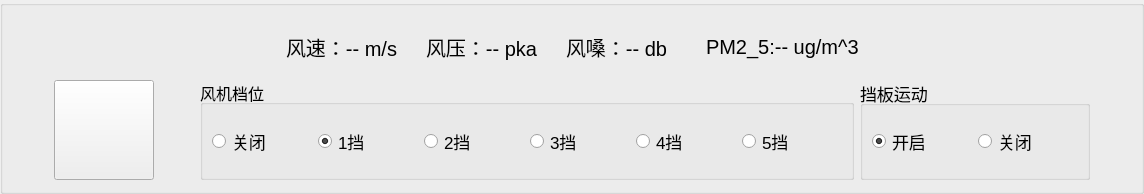
        <widget class="QGroupBox" name="groupBox_3">
         <property name="styleSheet">
          <string notr="true">QGroupBox
{
   border-color: rgb(98, 98, 98);
}</string>
         </property>
         <property name="title">
          <string/>
         </property>
         <layout class="QVBoxLayout" name="verticalLayout_4" stretch="1,2">
          <item>
           <widget class="QGroupBox" name="groupBox_8">
            <property name="styleSheet">
             <string notr="true">QGroupBox
{
border:0px;
}</string>
            </property>
            <property name="title">
             <string/>
            </property>
            <layout class="QHBoxLayout" name="horizontalLayout_3">
             <property name="spacing">
              <number>20</number>
             </property>
             <item>
              <spacer name="horizontalSpacer_2">
               <property name="orientation">
                <enum>Qt::Horizontal</enum>
               </property>
               <property name="sizeHint" stdset="0">
                <size>
                 <width>124</width>
                 <height>20</height>
                </size>
               </property>
              </spacer>
             </item>
             <item>
              <widget class="QLabel" name="label_fengsu">
               <property name="minimumSize">
                <size>
                 <width>120</width>
                 <height>0</height>
                </size>
               </property>
               <property name="maximumSize">
                <size>
                 <width>7777</width>
                 <height>16777215</height>
                </size>
               </property>
               <property name="font">
                <font>
                 <pointsize>15</pointsize>
                </font>
               </property>
               <property name="text">
                <string>风速：-- m/s</string>
               </property>
              </widget>
             </item>
             <item>
              <widget class="QLabel" name="label_fengya">
               <property name="minimumSize">
                <size>
                 <width>120</width>
                 <height>0</height>
                </size>
               </property>
               <property name="maximumSize">
                <size>
                 <width>66666</width>
                 <height>16777215</height>
                </size>
               </property>
               <property name="font">
                <font>
                 <pointsize>15</pointsize>
                </font>
               </property>
               <property name="text">
                <string>风压：-- pka</string>
               </property>
              </widget>
             </item>
             <item>
              <widget class="QLabel" name="label_fengsang">
               <property name="minimumSize">
                <size>
                 <width>120</width>
                 <height>0</height>
                </size>
               </property>
               <property name="maximumSize">
                <size>
                 <width>16777215</width>
                 <height>16777215</height>
                </size>
               </property>
               <property name="font">
                <font>
                 <pointsize>15</pointsize>
                </font>
               </property>
               <property name="text">
                <string>风嗓：-- db</string>
               </property>
              </widget>
             </item>
             <item>
              <widget class="QLabel" name="label_pm2_5">
               <property name="maximumSize">
                <size>
                 <width>333333</width>
                 <height>16777215</height>
                </size>
               </property>
               <property name="font">
                <font>
                 <pointsize>15</pointsize>
                </font>
               </property>
               <property name="text">
                <string>PM2_5:-- ug/m^3</string>
               </property>
              </widget>
             </item>
             <item>
              <spacer name="horizontalSpacer_3">
               <property name="orientation">
                <enum>Qt::Horizontal</enum>
               </property>
               <property name="sizeHint" stdset="0">
                <size>
                 <width>193</width>
                 <height>20</height>
                </size>
               </property>
              </spacer>
             </item>
            </layout>
           </widget>
          </item>
          <item>
           <layout class="QHBoxLayout" name="horizontalLayout_10">
            <item>
             <spacer name="horizontalSpacer_12">
              <property name="orientation">
               <enum>Qt::Horizontal</enum>
              </property>
              <property name="sizeHint" stdset="0">
               <size>
                <width>40</width>
                <height>20</height>
               </size>
              </property>
             </spacer>
            </item>
            <item>
             <widget class="QPushButton" name="pushButton_mic">
              <property name="minimumSize">
               <size>
                <width>100</width>
                <height>100</height>
               </size>
              </property>
              <property name="maximumSize">
               <size>
                <width>100</width>
                <height>100</height>
               </size>
              </property>
              <property name="text">
               <string/>
              </property>
             </widget>
            </item>
            <item>
             <spacer name="horizontalSpacer_13">
              <property name="orientation">
               <enum>Qt::Horizontal</enum>
              </property>
              <property name="sizeHint" stdset="0">
               <size>
                <width>40</width>
                <height>20</height>
               </size>
              </property>
             </spacer>
            </item>
            <item>
             <widget class="QGroupBox" name="groupBox_fjdw">
              <property name="font">
               <font>
                <pointsize>12</pointsize>
               </font>
              </property>
              <property name="title">
               <string>风机档位</string>
              </property>
              <layout class="QHBoxLayout" name="horizontalLayout_8">
               <item>
                <widget class="QRadioButton" name="radioButton_fjdw_close">
                 <property name="minimumSize">
                  <size>
                   <width>100</width>
                   <height>50</height>
                  </size>
                 </property>
                 <property name="maximumSize">
                  <size>
                   <width>200</width>
                   <height>16777215</height>
                  </size>
                 </property>
                 <property name="font">
                  <font>
                   <pointsize>13</pointsize>
                  </font>
                 </property>
                 <property name="styleSheet">
                  <string notr="true"/>
                 </property>
                 <property name="text">
                  <string>关闭</string>
                 </property>
                </widget>
               </item>
               <item>
                <widget class="QRadioButton" name="radioButton_fjdw_1d">
                 <property name="minimumSize">
                  <size>
                   <width>100</width>
                   <height>50</height>
                  </size>
                 </property>
                 <property name="maximumSize">
                  <size>
                   <width>200</width>
                   <height>16777215</height>
                  </size>
                 </property>
                 <property name="font">
                  <font>
                   <pointsize>13</pointsize>
                  </font>
                 </property>
                 <property name="styleSheet">
                  <string notr="true"/>
                 </property>
                 <property name="text">
                  <string>1挡</string>
                 </property>
                 <property name="checked">
                  <bool>true</bool>
                 </property>
                </widget>
               </item>
               <item>
                <widget class="QRadioButton" name="radioButton_fjdw_2d">
                 <property name="minimumSize">
                  <size>
                   <width>100</width>
                   <height>50</height>
                  </size>
                 </property>
                 <property name="maximumSize">
                  <size>
                   <width>200</width>
                   <height>16777215</height>
                  </size>
                 </property>
                 <property name="font">
                  <font>
                   <pointsize>13</pointsize>
                  </font>
                 </property>
                 <property name="styleSheet">
                  <string notr="true"/>
                 </property>
                 <property name="text">
                  <string>2挡</string>
                 </property>
                </widget>
               </item>
               <item>
                <widget class="QRadioButton" name="radioButton_fjdw_3d">
                 <property name="minimumSize">
                  <size>
                   <width>100</width>
                   <height>50</height>
                  </size>
                 </property>
                 <property name="maximumSize">
                  <size>
                   <width>200</width>
                   <height>16777215</height>
                  </size>
                 </property>
                 <property name="font">
                  <font>
                   <pointsize>13</pointsize>
                  </font>
                 </property>
                 <property name="styleSheet">
                  <string notr="true"/>
                 </property>
                 <property name="text">
                  <string>3挡</string>
                 </property>
                </widget>
               </item>
               <item>
                <widget class="QRadioButton" name="radioButton_fjdw_4d">
                 <property name="minimumSize">
                  <size>
                   <width>100</width>
                   <height>50</height>
                  </size>
                 </property>
                 <property name="maximumSize">
                  <size>
                   <width>200</width>
                   <height>16777215</height>
                  </size>
                 </property>
                 <property name="font">
                  <font>
                   <pointsize>13</pointsize>
                  </font>
                 </property>
                 <property name="styleSheet">
                  <string notr="true"/>
                 </property>
                 <property name="text">
                  <string>4挡</string>
                 </property>
                </widget>
               </item>
               <item>
                <widget class="QRadioButton" name="radioButton_fjdw_5d">
                 <property name="minimumSize">
                  <size>
                   <width>100</width>
                   <height>50</height>
                  </size>
                 </property>
                 <property name="maximumSize">
                  <size>
                   <width>200</width>
                   <height>16777215</height>
                  </size>
                 </property>
                 <property name="font">
                  <font>
                   <pointsize>13</pointsize>
                  </font>
                 </property>
                 <property name="styleSheet">
                  <string notr="true"/>
                 </property>
                 <property name="text">
                  <string>5挡</string>
                 </property>
                </widget>
               </item>
              </layout>
             </widget>
            </item>
            <item>
             <widget class="QGroupBox" name="groupBox_dbyd">
              <property name="font">
               <font>
                <pointsize>13</pointsize>
               </font>
              </property>
              <property name="title">
               <string>挡板运动</string>
              </property>
              <layout class="QHBoxLayout" name="horizontalLayout_9">
               <item>
                <widget class="QRadioButton" name="radioButton_dbyd_open">
                 <property name="minimumSize">
                  <size>
                   <width>100</width>
                   <height>50</height>
                  </size>
                 </property>
                 <property name="font">
                  <font>
                   <pointsize>13</pointsize>
                  </font>
                 </property>
                 <property name="text">
                  <string>开启</string>
                 </property>
                 <property name="checked">
                  <bool>true</bool>
                 </property>
                </widget>
               </item>
               <item>
                <widget class="QRadioButton" name="radioButton_dbyd_close">
                 <property name="minimumSize">
                  <size>
                   <width>100</width>
                   <height>50</height>
                  </size>
                 </property>
                 <property name="font">
                  <font>
                   <pointsize>13</pointsize>
                  </font>
                 </property>
                 <property name="text">
                  <string>关闭</string>
                 </property>
                </widget>
               </item>
              </layout>
             </widget>
            </item>
            <item>
             <spacer name="horizontalSpacer_4">
              <property name="orientation">
               <enum>Qt::Horizontal</enum>
              </property>
              <property name="sizeHint" stdset="0">
               <size>
                <width>40</width>
                <height>20</height>
               </size>
              </property>
             </spacer>
            </item>
           </layout>
          </item>
         </layout>
        </widget>
